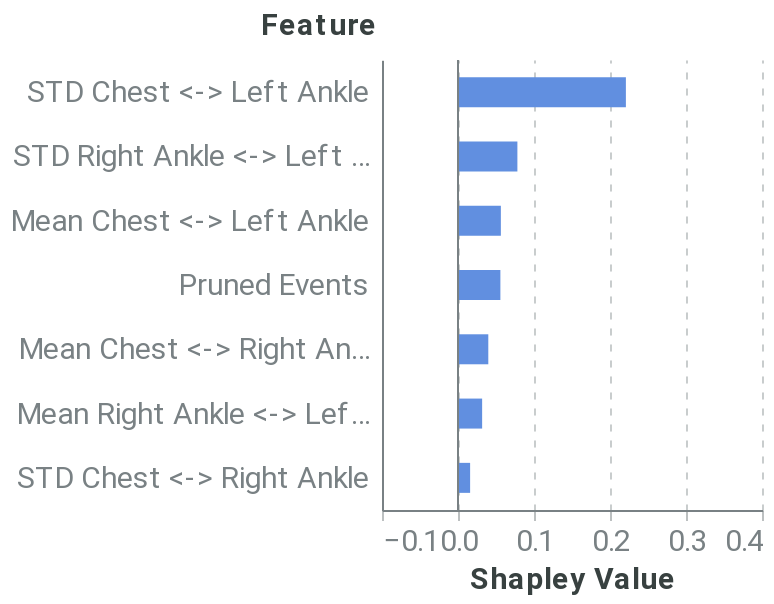

Source (notebook cell):
### Markdown cell above
##### Feature-level explanation

### Code cell
feature_dict = {'rs': 42, 'nsamples': 32000, 'feature_names': model_features, 'plot_features': plot_feats}
feature_data = local_feat(f, pos_x_data, feature_dict, positive_sequence_id, sequence_id_feat, average_event, pruning_idx)
feature_plot = plot_feat_barplot(feature_data, feature_dict.get('top_feats'), feature_dict.get('plot_features'))
feature_plot

### Figure 1 — Vega-Lite specification as saved in the notebook (floating-point values rounded to 4 significant figures)
{"config": {"axis": {"domain": true, "domainColor": "#798184", "grid": false, "gridColor": "#798184", "gridOpacity": 0.5, "gridDash": [3, 5], "gridWidth": 0.8, "gridCap": "round", "labelPadding": 3, "labelFont": "Roboto", "labelColor": "#798184", "tickSize": 5, "tickColor": "#798184", "tickOpacity": 0.5, "titleColor": "#384140", "titleFont": "Roboto", "titleFontSize": 12}, "axisBand": {"domain": true, "ticks": false, "labelPadding": 7}, "axisY": {"domain": false, "titleAlign": "left", "titleAngle": 0, "titleX": -20, "titleY": -10}, "legend": {"labelColor": "#798184", "labelFontSize": 12, "symbolSize": 40, "titleColor": "#384140", "titleFontSize": 12, "titlePadding": 10, "titleFont": "Roboto", "labelFont": "Roboto"}, "line": {"stroke": "#618FE0", "strokeWidth": 2}, "rule": {"stroke": "#798184"}, "path": {"stroke": "#618FE0", "strokeWidth": 0.5}, "rect": {"fill": "#618FE0"}, "point": {"filled": true, "shape": "circle"}, "shape": {"stroke": "#618FE0"}, "bar": {"fill": "#618FE0", "stroke": null}, "text": {"font": "Roboto", "color": "#384140", "fontSize": 12}, "arc": {"stroke": "#fff", "strokeWidth": 1}, "range": {"category": ["#618FE0", "#50D0B0", "#E17560", "#E8B474", "#D889C4", "#34A3BC", "#A583A4"], "ramp": ["#001854", "#002f72", "#04478e", "#1e5fab", "#4477c5", "#6290e1", "#7ea9fd", "#9ec7ff", "#bde4ff"], "heatmap": ["#001854", "#002f72", "#04478e", "#1e5fab", "#4477c5", "#6290e1", "#7ea9fd", "#9ec7ff", "#bde4ff"], "diverging": ["#003b26", "#006b52", "#1aa082", "#55d5b5", "#f5f5f5", "#ffaa92", "#d16f5b", "#9e392c", "#650200"]}, "title": {"anchor": "start", "fontSize": 20, "color": "#384140", "fontWeight": "bold", "offset": 20, "font": "Roboto", "subtitleColor": "#384140", "subtitleFontSize": 16}, "header": {"labelFontSize": 12, "titleFontSize": 16, "labelColor": "#384140", "titleColor": "#384140", "titleFont": "Roboto", "labelFont": "Roboto"}, "group": {"fill": "white"}, "background": "white", "view": {"stroke": "transparent", "continuousHeight": 300, "continuousWidth": 400}}, "layer": [{"data": {"name": "data-f6c6da9a80fd6a35273bc999577e517e"}, "mark": {"type": "bar", "size": 15, "thickness": 1}, "encoding": {"x": {"type": "quantitative", "axis": {"grid": true, "labelFontSize": 15, "title": "Shapley Value", "titleFontSize": 15}, "field": "Shapley Value", "scale": {"domain": [-0.1, 0.4]}}, "y": {"type": "nominal", "axis": {"labelFontSize": 15, "title": "Feature", "titleFontSize": 15, "titleX": -61}, "field": "Feature", "sort": {"field": "sort_col", "order": "descending"}}}}, {"data": {"name": "data-9c00aa9dc2b1c1a0b4bf9b34ead12925"}, "mark": {"type": "rule", "color": "#798184"}, "encoding": {"x": {"type": "quantitative", "field": "x"}}}], "height": 225, "width": 190, "$schema": "https://vega.github.io/schema/vega-lite/v4.8.1.json", "datasets": {"data-f6c6da9a80fd6a35273bc999577e517e": [{"Random seed": 42, "NSamples": 32000, "Feature": "Mean Chest <-> Right Ankle", "Shapley Value": 0.03987, "sort_col": 0.03987}, {"Random seed": 42, "NSamples": 32000, "Feature": "STD Chest <-> Right Ankle", "Shapley Value": 0.01594, "sort_col": 0.01594}, {"Random seed": 42, "NSamples": 32000, "Feature": "Mean Chest <-> Left Ankle", "Shapley Value": 0.0564, "sort_col": 0.0564}, {"Random seed": 42, "NSamples": 32000, "Feature": "STD Chest <-> Left Ankle", "Shapley Value": 0.2209, "sort_col": 0.2209}, {"Random seed": 42, "NSamples": 32000, "Feature": "Mean Right Ankle <-> Left Ankle", "Shapley Value": 0.03176, "sort_col": 0.03176}, {"Random seed": 42, "NSamples": 32000, "Feature": "STD Right Ankle <-> Left Ankle", "Shapley Value": 0.07814, "sort_col": 0.07814}, {"Random seed": 42, "NSamples": 32000, "Feature": "Pruned Events", "Shapley Value": 0.05577, "sort_col": 0.05577}], "data-9c00aa9dc2b1c1a0b4bf9b34ead12925": [{"x": 0}]}}
